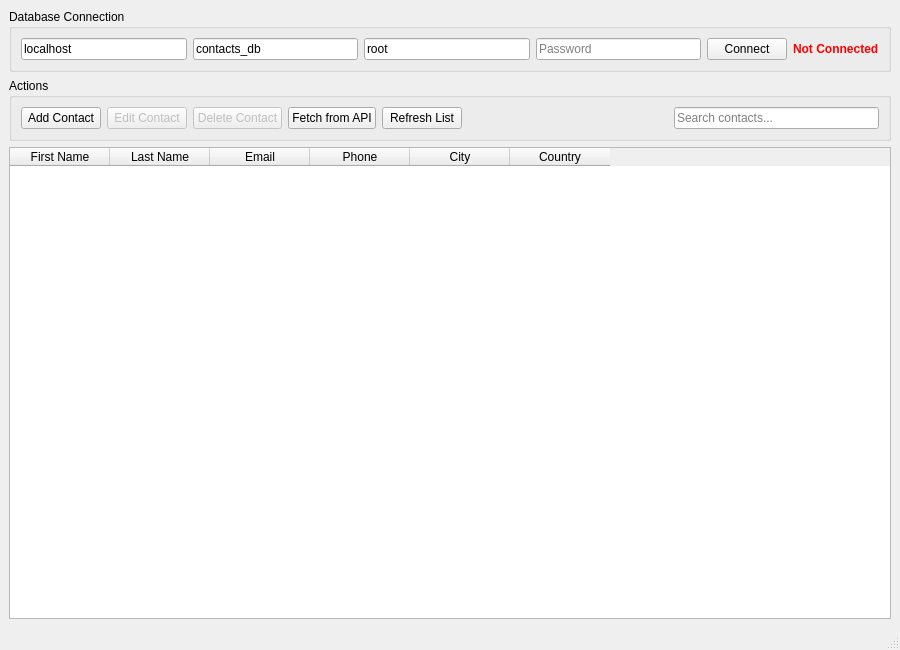
<?xml version="1.0" encoding="UTF-8"?>
<ui version="4.0">
 <class>MainWindow</class>
 <widget class="QMainWindow" name="MainWindow">
  <property name="geometry">
   <rect>
    <x>0</x>
    <y>0</y>
    <width>900</width>
    <height>650</height>
   </rect>
  </property>
  <property name="windowTitle">
   <string>Contact Manager</string>
  </property>
  <widget class="QWidget" name="centralwidget">
   <layout class="QVBoxLayout" name="verticalLayout_main">
    <item>
     <widget class="QGroupBox" name="groupBox_database">
      <property name="title">
       <string>Database Connection</string>
      </property>
      <layout class="QHBoxLayout" name="horizontalLayout_db">
       <item>
        <widget class="QLineEdit" name="lineEdit_host">
         <property name="text">
          <string>localhost</string>
         </property>
         <property name="placeholderText">
          <string>Host (e.g., localhost)</string>
         </property>
        </widget>
       </item>
       <item>
        <widget class="QLineEdit" name="lineEdit_database">
         <property name="text">
          <string>contacts_db</string>
         </property>
         <property name="placeholderText">
          <string>Database Name</string>
         </property>
        </widget>
       </item>
       <item>
        <widget class="QLineEdit" name="lineEdit_user">
         <property name="text">
          <string>root</string>
         </property>
         <property name="placeholderText">
          <string>Username</string>
         </property>
        </widget>
       </item>
       <item>
        <widget class="QLineEdit" name="lineEdit_password">
         <property name="echoMode">
          <enum>QLineEdit::EchoMode::Password</enum>
         </property>
         <property name="placeholderText">
          <string>Password</string>
         </property>
        </widget>
       </item>
       <item>
        <widget class="QPushButton" name="pushButton_connect">
         <property name="text">
          <string>Connect</string>
         </property>
        </widget>
       </item>
       <item>
        <widget class="QLabel" name="label_status">
         <property name="styleSheet">
          <string notr="true">color: red; font-weight: bold;</string>
         </property>
         <property name="text">
          <string>Not Connected</string>
         </property>
        </widget>
       </item>
      </layout>
     </widget>
    </item>
    <item>
     <widget class="QGroupBox" name="groupBox_actions">
      <property name="title">
       <string>Actions</string>
      </property>
      <layout class="QHBoxLayout" name="horizontalLayout_actions">
       <item>
        <widget class="QPushButton" name="pushButton_add">
         <property name="text">
          <string>Add Contact</string>
         </property>
        </widget>
       </item>
       <item>
        <widget class="QPushButton" name="pushButton_edit">
         <property name="enabled">
          <bool>false</bool>
         </property>
         <property name="text">
          <string>Edit Contact</string>
         </property>
        </widget>
       </item>
       <item>
        <widget class="QPushButton" name="pushButton_delete">
         <property name="enabled">
          <bool>false</bool>
         </property>
         <property name="text">
          <string>Delete Contact</string>
         </property>
        </widget>
       </item>
       <item>
        <widget class="QPushButton" name="pushButton_fetch">
         <property name="toolTip">
          <string>Fetch a random contact from RandomUser.me API</string>
         </property>
         <property name="text">
          <string>Fetch from API</string>
         </property>
        </widget>
       </item>
       <item>
        <widget class="QPushButton" name="pushButton_refresh">
         <property name="text">
          <string>Refresh List</string>
         </property>
        </widget>
       </item>
       <item>
        <spacer name="horizontalSpacer">
         <property name="orientation">
          <enum>Qt::Orientation::Horizontal</enum>
         </property>
         <property name="sizeHint" stdset="0">
          <size>
           <width>40</width>
           <height>20</height>
          </size>
         </property>
        </spacer>
       </item>
       <item>
        <widget class="QLineEdit" name="lineEdit_search">
         <property name="placeholderText">
          <string>Search contacts...</string>
         </property>
        </widget>
       </item>
      </layout>
     </widget>
    </item>
    <item>
     <widget class="QTableWidget" name="tableWidget_contacts">
      <property name="editTriggers">
       <set>QAbstractItemView::EditTrigger::NoEditTriggers</set>
      </property>
      <property name="alternatingRowColors">
       <bool>true</bool>
      </property>
      <property name="selectionMode">
       <enum>QAbstractItemView::SelectionMode::SingleSelection</enum>
      </property>
      <property name="selectionBehavior">
       <enum>QAbstractItemView::SelectionBehavior::SelectRows</enum>
      </property>
      <column>
       <property name="text">
        <string>First Name</string>
       </property>
      </column>
      <column>
       <property name="text">
        <string>Last Name</string>
       </property>
      </column>
      <column>
       <property name="text">
        <string>Email</string>
       </property>
      </column>
      <column>
       <property name="text">
        <string>Phone</string>
       </property>
      </column>
      <column>
       <property name="text">
        <string>City</string>
       </property>
      </column>
      <column>
       <property name="text">
        <string>Country</string>
       </property>
      </column>
     </widget>
    </item>
   </layout>
  </widget>
  <widget class="QMenuBar" name="menubar">
   <property name="geometry">
    <rect>
     <x>0</x>
     <y>0</y>
     <width>900</width>
     <height>25</height>
    </rect>
   </property>
  </widget>
  <widget class="QStatusBar" name="statusbar"/>
 </widget>
 <resources/>
 <connections/>
</ui>
